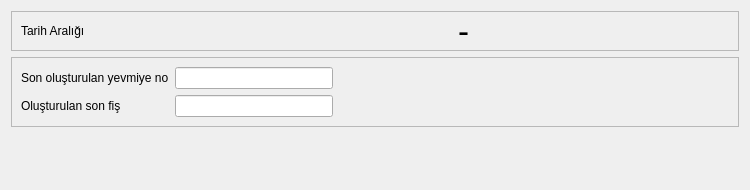
<?xml version="1.0" encoding="UTF-8"?>
<ui version="4.0">
 <class>MUH_YEVMIYE_NO_OLUSTUR_BATCH</class>
 <widget class="QDialog" name="MUH_YEVMIYE_NO_OLUSTUR_BATCH">
  <property name="geometry">
   <rect>
    <x>0</x>
    <y>0</y>
    <width>750</width>
    <height>190</height>
   </rect>
  </property>
  <property name="sizePolicy">
   <sizepolicy hsizetype="Expanding" vsizetype="Expanding">
    <horstretch>0</horstretch>
    <verstretch>0</verstretch>
   </sizepolicy>
  </property>
  <property name="minimumSize">
   <size>
    <width>750</width>
    <height>190</height>
   </size>
  </property>
  <property name="maximumSize">
   <size>
    <width>760</width>
    <height>190</height>
   </size>
  </property>
  <property name="windowTitle">
   <string>Yevmiye Numaralarını Oluştur</string>
  </property>
  <property name="styleSheet">
   <string notr="true"/>
  </property>
  <layout class="QGridLayout" name="gridLayout">
   <item row="0" column="0" colspan="2">
    <widget class="QFrame" name="frame_3">
     <property name="sizePolicy">
      <sizepolicy hsizetype="Preferred" vsizetype="Fixed">
       <horstretch>0</horstretch>
       <verstretch>0</verstretch>
      </sizepolicy>
     </property>
     <property name="frameShape">
      <enum>QFrame::StyledPanel</enum>
     </property>
     <property name="frameShadow">
      <enum>QFrame::Raised</enum>
     </property>
     <layout class="QGridLayout" name="gridLayout_2">
      <item row="0" column="0">
       <widget class="QLabel" name="label_4">
        <property name="sizePolicy">
         <sizepolicy hsizetype="Fixed" vsizetype="Fixed">
          <horstretch>0</horstretch>
          <verstretch>0</verstretch>
         </sizepolicy>
        </property>
        <property name="minimumSize">
         <size>
          <width>183</width>
          <height>0</height>
         </size>
        </property>
        <property name="text">
         <string>Tarih Aralığı</string>
        </property>
       </widget>
      </item>
      <item row="0" column="1">
       <widget class="QAdakDate" name="adakDate_bas_tarihi">
        <property name="sizePolicy">
         <sizepolicy hsizetype="Fixed" vsizetype="Fixed">
          <horstretch>0</horstretch>
          <verstretch>0</verstretch>
         </sizepolicy>
        </property>
        <property name="minimumSize">
         <size>
          <width>242</width>
          <height>0</height>
         </size>
        </property>
        <property name="maximumSize">
         <size>
          <width>242</width>
          <height>30</height>
         </size>
        </property>
        <property name="whatsThis">
         <string>Tarih WidgetÄ± </string>
        </property>
        <property name="QAdakDate" stdset="0">
         <rect>
          <x>0</x>
          <y>0</y>
          <width>100</width>
          <height>100</height>
         </rect>
        </property>
       </widget>
      </item>
      <item row="0" column="2">
       <widget class="QLabel" name="label_2">
        <property name="sizePolicy">
         <sizepolicy hsizetype="Fixed" vsizetype="Ignored">
          <horstretch>0</horstretch>
          <verstretch>0</verstretch>
         </sizepolicy>
        </property>
        <property name="font">
         <font>
          <pointsize>25</pointsize>
         </font>
        </property>
        <property name="text">
         <string>-</string>
        </property>
       </widget>
      </item>
      <item row="0" column="3">
       <widget class="QAdakDate" name="adakDate_bitis_tarihi">
        <property name="minimumSize">
         <size>
          <width>242</width>
          <height>0</height>
         </size>
        </property>
        <property name="maximumSize">
         <size>
          <width>242</width>
          <height>30</height>
         </size>
        </property>
        <property name="whatsThis">
         <string>Tarih WidgetÄ± </string>
        </property>
        <property name="QAdakDate" stdset="0">
         <rect>
          <x>0</x>
          <y>0</y>
          <width>100</width>
          <height>100</height>
         </rect>
        </property>
       </widget>
      </item>
      <item row="0" column="4">
       <spacer name="horizontalSpacer_4">
        <property name="orientation">
         <enum>Qt::Horizontal</enum>
        </property>
        <property name="sizeHint" stdset="0">
         <size>
          <width>40</width>
          <height>20</height>
         </size>
        </property>
       </spacer>
      </item>
     </layout>
    </widget>
   </item>
   <item row="1" column="0" colspan="2">
    <widget class="QFrame" name="frame_2">
     <property name="sizePolicy">
      <sizepolicy hsizetype="Expanding" vsizetype="Fixed">
       <horstretch>0</horstretch>
       <verstretch>0</verstretch>
      </sizepolicy>
     </property>
     <property name="frameShape">
      <enum>QFrame::StyledPanel</enum>
     </property>
     <property name="frameShadow">
      <enum>QFrame::Raised</enum>
     </property>
     <layout class="QGridLayout" name="gridLayout_3" rowstretch="1,1" columnstretch="1,8,10,10">
      <item row="1" column="0">
       <widget class="QLabel" name="label_olusturulan_son_fis">
        <property name="sizePolicy">
         <sizepolicy hsizetype="Fixed" vsizetype="Fixed">
          <horstretch>0</horstretch>
          <verstretch>0</verstretch>
         </sizepolicy>
        </property>
        <property name="text">
         <string>Oluşturulan son fiş </string>
        </property>
       </widget>
      </item>
      <item row="1" column="1">
       <widget class="QLineEdit" name="lineEdit_olusturulan_son_fis">
        <property name="sizePolicy">
         <sizepolicy hsizetype="Expanding" vsizetype="Fixed">
          <horstretch>0</horstretch>
          <verstretch>0</verstretch>
         </sizepolicy>
        </property>
        <property name="minimumSize">
         <size>
          <width>0</width>
          <height>0</height>
         </size>
        </property>
        <property name="maximumSize">
         <size>
          <width>16777215</width>
          <height>16777215</height>
         </size>
        </property>
        <property name="focusPolicy">
         <enum>Qt::NoFocus</enum>
        </property>
        <property name="readOnly">
         <bool>true</bool>
        </property>
       </widget>
      </item>
      <item row="0" column="0">
       <widget class="QLabel" name="label_3">
        <property name="sizePolicy">
         <sizepolicy hsizetype="Fixed" vsizetype="Fixed">
          <horstretch>0</horstretch>
          <verstretch>0</verstretch>
         </sizepolicy>
        </property>
        <property name="text">
         <string>Son oluşturulan yevmiye no</string>
        </property>
       </widget>
      </item>
      <item row="0" column="1">
       <widget class="QLineEdit" name="line_edit_yevmiye_no">
        <property name="focusPolicy">
         <enum>Qt::NoFocus</enum>
        </property>
        <property name="readOnly">
         <bool>true</bool>
        </property>
       </widget>
      </item>
      <item row="0" column="3">
       <spacer name="horizontalSpacer_2">
        <property name="orientation">
         <enum>Qt::Horizontal</enum>
        </property>
        <property name="sizeHint" stdset="0">
         <size>
          <width>40</width>
          <height>20</height>
         </size>
        </property>
       </spacer>
      </item>
      <item row="0" column="2">
       <spacer name="horizontalSpacer_3">
        <property name="orientation">
         <enum>Qt::Horizontal</enum>
        </property>
        <property name="sizeHint" stdset="0">
         <size>
          <width>40</width>
          <height>20</height>
         </size>
        </property>
       </spacer>
      </item>
     </layout>
    </widget>
   </item>
   <item row="2" column="1">
    <spacer name="verticalSpacer">
     <property name="orientation">
      <enum>Qt::Vertical</enum>
     </property>
     <property name="sizeHint" stdset="0">
      <size>
       <width>20</width>
       <height>40</height>
      </size>
     </property>
    </spacer>
   </item>
   <item row="3" column="0">
    <spacer name="horizontalSpacer">
     <property name="orientation">
      <enum>Qt::Horizontal</enum>
     </property>
     <property name="sizeHint" stdset="0">
      <size>
       <width>331</width>
       <height>20</height>
      </size>
     </property>
    </spacer>
   </item>
   <item row="3" column="1">
    <widget class="QWidget" name="widget_batch_buttons" native="true">
     <property name="sizePolicy">
      <sizepolicy hsizetype="Expanding" vsizetype="Fixed">
       <horstretch>0</horstretch>
       <verstretch>0</verstretch>
      </sizepolicy>
     </property>
    </widget>
   </item>
  </layout>
 </widget>
 <customwidgets>
  <customwidget>
   <class>QAdakDate</class>
   <extends>QWidget</extends>
   <header>QAdakDate.h</header>
  </customwidget>
 </customwidgets>
 <tabstops>
  <tabstop>adakDate_bas_tarihi</tabstop>
  <tabstop>adakDate_bitis_tarihi</tabstop>
 </tabstops>
 <resources/>
 <connections/>
</ui>
